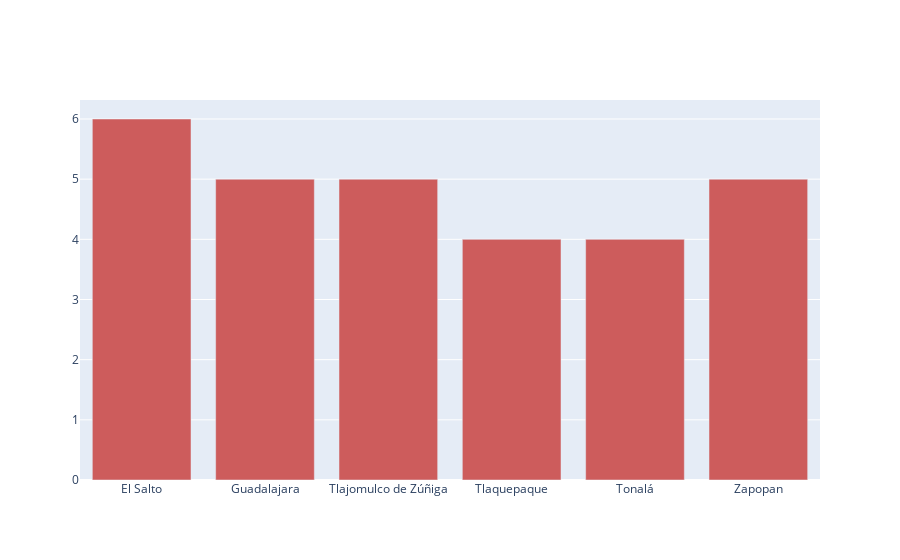

The code cell stored with this chart in its notebook:
### Code cell
fig = go.Figure(data=[go.Bar(x=pivot_mun.index, y=pivot_mun['Total'],marker_color='indianred')])
fig.show()

### Figure 1 — Plotly figure (JSON) as saved in the notebook; plotly's stock layout.template omitted (floating-point values rounded to 4 significant figures)
{"data": [{"marker": {"color": "indianred"}, "type": "bar", "x": ["El Salto", "Guadalajara", "Tlajomulco de Zúñiga", "Tlaquepaque", "Tonalá", "Zapopan"], "y": [6, 5, 5, 4, 4, 5]}], "layout": {}}
